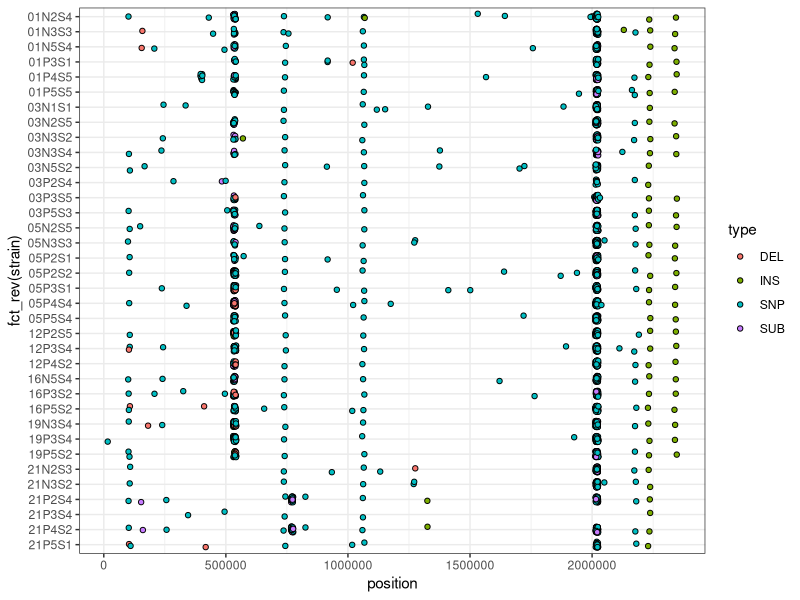
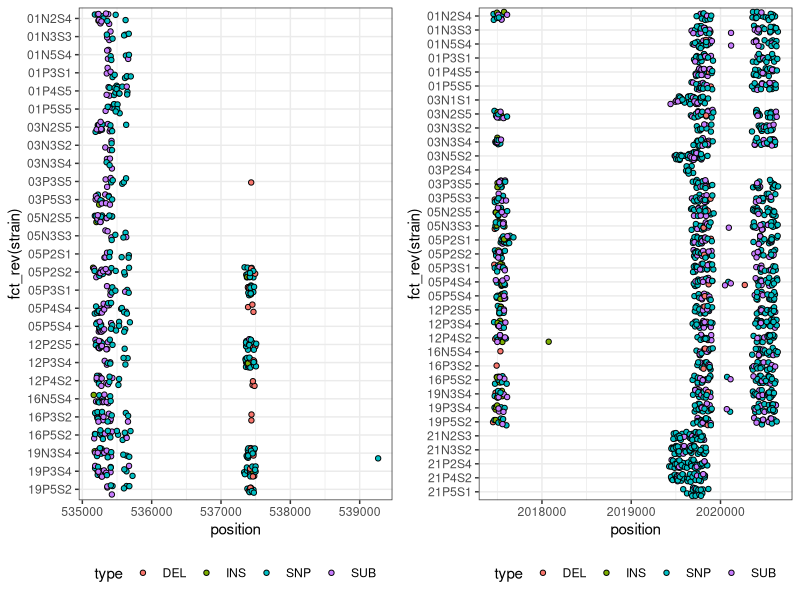
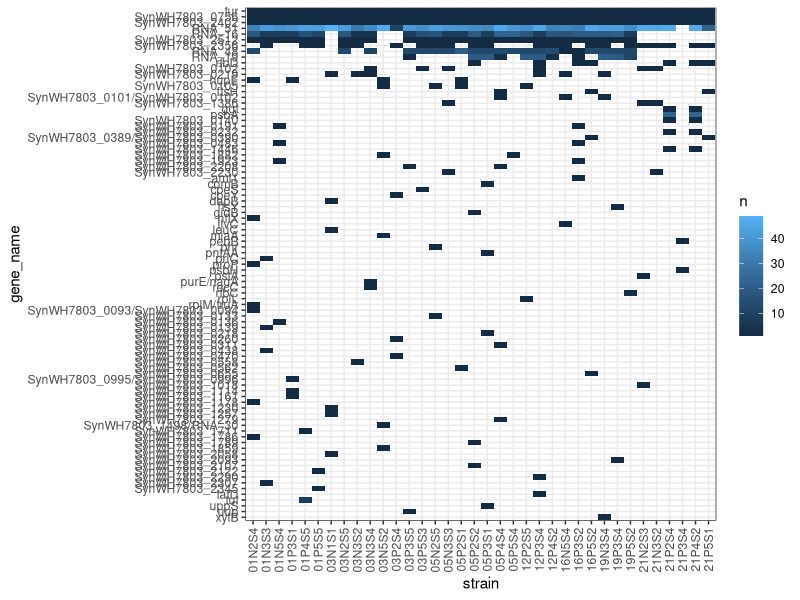

Recreate these plots in R, in order. (Note: this script raises an error after producing the figures.)
## ---- chunk 1
# Clear and set working directory 
rm(list = ls())
library(tidyverse)
library(here)
library(cowplot)
setwd(here())
## ---- chunk 2
d.compare <- read_tsv(here("breseq/compare-all.tsv"))

# select important columns
d <- d.compare %>%
  select(position, type, mutation_category, strain=title)

# convert to wide firmat
d.wide <- d %>%
  #presence column
  mutate(presence=1)%>%
  pivot_wider(names_from = strain, values_from=presence, values_fill=0)
  
head(d.wide[,1:8])

## ---- chunk 3
#visualize
d %>%
  ggplot(aes(y=fct_rev(strain), x=position))+
    geom_jitter(aes(fill=type), shape=21, height = 0.2,width = 5000)+
  theme_bw()
## ---- chunk 4
#visualize 500k
p1 <- 
d %>%
  filter(position>5.3e5)%>%
  filter(position<5.4e5)%>%
  ggplot(aes(y=fct_rev(strain), x=position))+
    geom_jitter(aes(fill=type), shape=21, height = 0.3,width = 50)+
  theme_bw()+
  theme(legend.position = "bottom")

#visualize 2M
p2 <- 
d %>%
  filter(position>2.01e6)%>%
  filter(position<2.03e6)%>%
  ggplot(aes(y=fct_rev(strain), x=position))+
    geom_jitter(aes(fill=type), shape=21, height = 0.3,width = 50)+
  theme_bw()+
  theme(legend.position = "bottom")

plot_grid(p1,p2)
## ---- chunk 5
d.gene <- d.compare%>%
  select(gene_name, strain=title)%>%
  group_by(gene_name, strain)%>%
  summarise(n=n(), .groups="drop")%>%
  arrange(desc(n))

#visualize
d.gene %>%
  # mutate(gene_product = str_trunc(gene_product,30)%>%fct_infreq()%>%fct_rev())%>%
  mutate(gene_name =fct_infreq(gene_name)%>%fct_rev())%>%
  ggplot(aes(x=strain, y=gene_name))+
  geom_tile(aes(fill=n))+
  theme_bw()+
  theme(axis.text.x = element_text(angle=90, hjust=1, vjust = 0.5))

## ---- chunk 6
#list of plots
l.plot <- list()

# try several cutoffs
n.max <- c(1,0.8,0.6,0.4, 0.2)


for (i in n.max){
  #filter based on cutoff
  filt.out <- sum.gene %>%
  filter(avg.mut.n>i) %>%
  pull(gene_name)%>%
  unique()

  l.plot[[as.character(i)]] <- d.compare %>%
    filter(! gene_name %in% filt.out) %>%
  select(position, type, mutation_category, strain=title) %>%
    #plot
  ggplot(aes(y=fct_rev(strain), x=position))+
    geom_jitter(aes(fill=type), shape=21, height = 0.2,width = 5000)+
  theme_bw()+
  expand_limits(x=c(0, max(d.compare$position)))
}


plot_grid(plotlist = l.plot, nrow =5, labels = n.max, label_colour = "red", label_x = .1)
## ---- chunk 7
d.write <- left_join(d.compare, sum.gene)%>%
  select(strain_ID =title, gene=locus_tag, gene_name, position, snp_type, type, prevalence=avg.mut.n)%>%
  # add metadata
  mutate(Time=str_extract(strain_ID, "^..")%>%parse_integer())%>%
  mutate(cID=str_extract(strain_ID, "N.|P."))%>%
  mutate(clone=str_extract(strain_ID, "S."))

write_csv(d.write, here("data/mutPositions_wPrevalence.csv"))
## ---- chunk 8
d.pos <- d.compare%>%
  select(position, strain=title)%>%
  group_by(position, strain)%>%
  summarise(n=n(), .groups="drop")%>%
  arrange(desc(n))

#visualize
d.pos %>%
  # mutate(gene_product = str_trunc(gene_product,30)%>%fct_infreq()%>%fct_rev())%>%
  mutate(position =as_factor(position)%>%fct_infreq()%>%fct_rev())%>%
  ggplot(aes(x=strain, y=position))+
  geom_tile()+
  theme_bw()+
  theme(axis.text.x = element_text(angle=90, hjust=1, vjust = 0.5))

## ---- chunk 9
#list of plots
l.plot <- list()

# try several cutoffs
n.max <- c(1,0.8,0.6,0.4, 0.2)


for (i in n.max){
  #filter based on cutoff
  filt.out <- sum.pos %>%
  filter(avg.mut.n>i) %>%
  pull(position)%>%
  unique()

  l.plot[[as.character(i)]] <- d.compare %>%
    filter(! position %in% filt.out) %>%
  select(position, type, mutation_category, strain=title) %>%
    #plot
  ggplot(aes(y=fct_rev(strain), x=position))+
    geom_jitter(aes(fill=type), shape=21, height = 0.2,width = 5000)+
  theme_bw()+
  expand_limits(x=c(0, max(d.compare$position)))
}


plot_grid(plotlist = l.plot, nrow =5, labels = n.max, label_colour = "red", label_x = .1)
